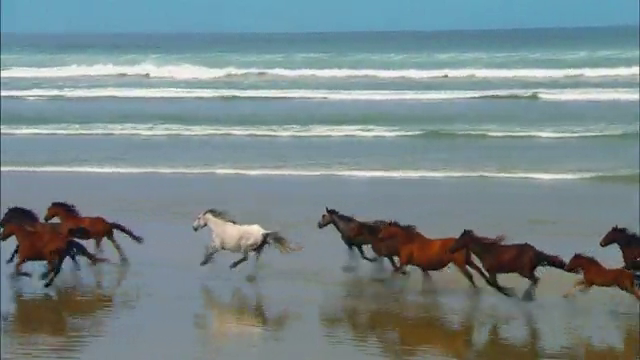
#> input picture frame 90 of _data/s01e01/Wildlife.mp4, 640 x 360 px, given in place of the camera
$ python ipc_s01e01.py
#> lines starting #> are read from the running program, lines starting #| are printed output that depends on the picture; after the words box and inside, x2 and y2 are one past the last pixel; in counts of white or black regions, pixels touching at a corner belong together
import cv2
from matplotlib import pyplot as plt


def ex_0():
    cap = cv2.VideoCapture(0)  # open the default camera

    key = ord('a')
    while key != ord('q'):
        # Capture frame-by-frame
        ret, frame = cap.read()
#> frame is the input picture: shape (360, 640, 3); mean B, G, R 138.9, 136.4, 120.5

        # Our operations on the frame comes here
        # Convert RGB image to grayscale
        img_gray = cv2.cvtColor(frame, cv2.COLOR_BGR2GRAY)
        # Blur the image
        img_filtered = cv2.GaussianBlur(img_gray, (7, 7), 1.5)
        # Detect edges on the blurred image
        img_edges = cv2.Canny(img_filtered, 0, 30, 3)
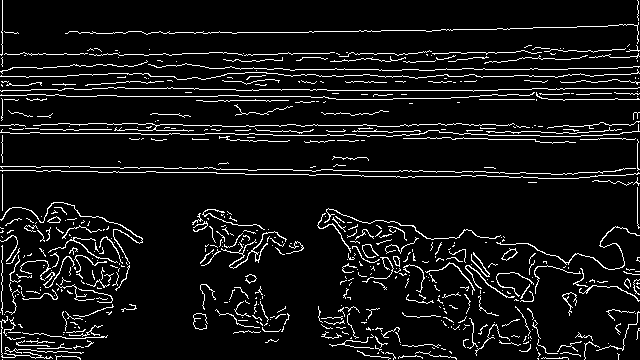
#> img_edges: shape (360, 640); 7.7% white in thin lines or dots

        # Display the result of our processing
        cv2.imshow('result', img_edges)
        # Wait a little (30 ms) for a key press - this is required to refresh the image in our window
        key = cv2.waitKey(30)
#> (key q is pressed here)

    # When everything done, release the capture
    cap.release()
    # and destroy created windows, so that they are not left for the rest of the program
    cv2.destroyAllWindows()


def ex_1():
    # TODO 1
    img_from_file = cv2.imread('../_data/no_idea.jpg', cv2.IMREAD_GRAYSCALE)
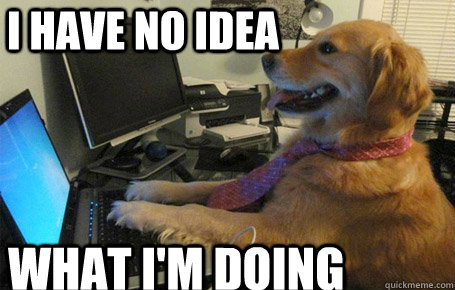
#> input picture _data/no_idea.jpg, 455 x 290 px
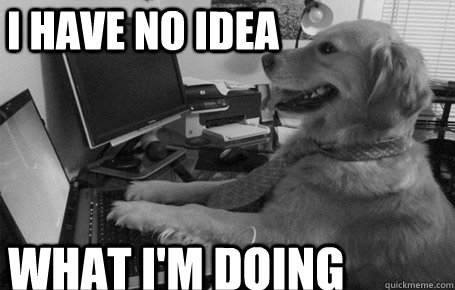
#> img_from_file: shape (290, 455); min 0, max 255, mean 103.4
    cv2.imshow('img_from_file', img_from_file)
    cv2.waitKey(0)
    cv2.imwrite('../_data/no_idea_grayscale.png', img_from_file)
    cv2.destroyAllWindows()


def ex_2():
    img_color = cv2.imread('../_data/no_idea.jpg', cv2.IMREAD_COLOR)
#> img_color is the input picture: shape (290, 455, 3); mean B, G, R 90.8, 103.5, 108
    img_grayscale = cv2.imread('../_data/no_idea.jpg', cv2.IMREAD_GRAYSCALE)

    # TODO 2
    print(f'Color image parameters: {img_color.shape}')
#| Color image parameters: (290, 455, 3)
    print(f'Grayscale image parameters: {img_grayscale.shape}')
#| Grayscale image parameters: (290, 455)

    print(f'Pixel (220, 270) value - color: {img_color[220, 270]} , grayscale: {img_grayscale[220, 270]}')
#| Pixel (220, 270) value - color: [ 56  78 106] , grayscale: 84

    cv2.imshow('img_color', img_color)
    cv2.imshow('img_grayscale', img_grayscale)
    _ = cv2.waitKey(0)
#> (key q is pressed here)
    cv2.destroyAllWindows()

    # TODO 3
    head = img_color[10:120, 250:420]
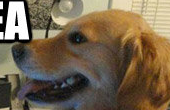
#> head: shape (110, 170, 3); mean B, G, R 77, 100.1, 116.8
    img_with_head = img_color.copy()
    img_with_head[60:170, 50:220] = head
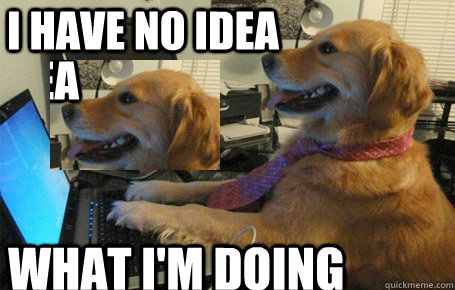
#> img_with_head: shape (290, 455, 3); 14.17% of pixels changed, all inside (x1, y1, x2, y2) = (50, 60, 220, 170)

    cv2.imshow('head', head)
    cv2.imshow('img_with_head', img_with_head)
    _ = cv2.waitKey(0)
#> (key q is pressed here)
    cv2.destroyAllWindows()

    # TODO 4
    cv2.imshow('img_color', img_color)
    cv2.waitKey(1)

    # Convert image to RGB for correct Matplotlib display
    img_rgb = cv2.cvtColor(img_color, cv2.COLOR_BGR2RGB)

    plt.figure(figsize=(10, 5))
    plt.subplot(1, 2, 1)
    plt.imshow(img_color)
    plt.title('BGR (Incorrect)')
    plt.xticks([]), plt.yticks([])

    plt.subplot(1, 2, 2)
    plt.imshow(img_rgb)
    plt.title('RGB (Correct)')
    plt.xticks([]), plt.yticks([])
    plt.tight_layout()

    plt.show()
#> figure, not shown here; B, G, R data is drawn as R, G, B
    cv2.destroyAllWindows()

    # TODO 5
    img_bgr = cv2.imread('../_data/s01e01/AdditiveColor.png', cv2.IMREAD_COLOR)
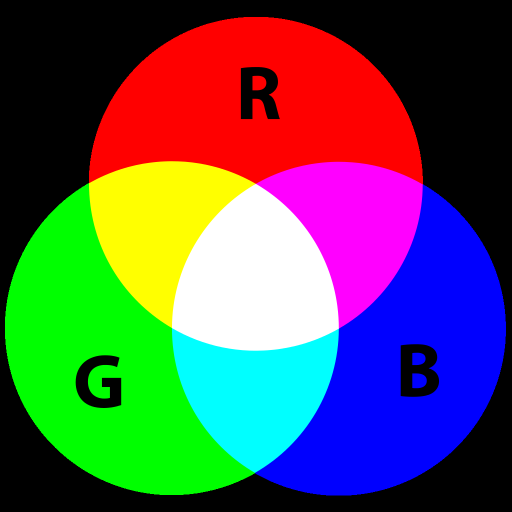
#> input picture _data/s01e01/AdditiveColor.png, 1024 x 1024 px (shown at 1/2 size)
#> img_bgr is the input picture: shape (1024, 1024, 3); mean B, G, R 83.8, 83.9, 83.9
    img_bgr = cv2.resize(img_bgr, (0, 0), fx=0.5, fy=0.5)
#> img_bgr: shape (512, 512, 3)

    b, g, r = cv2.split(img_bgr)
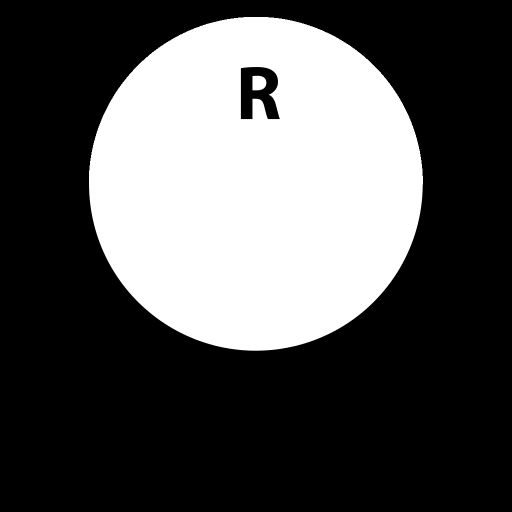
#> r: shape (512, 512); min 0, max 255, mean 83.9

    cv2.imshow('img_bgr', img_bgr)
    cv2.imshow('b', b)
    cv2.imshow('g', g)
    cv2.imshow('r', r)

    _ = cv2.waitKey(0)
#> (key q is pressed here)
    cv2.destroyAllWindows()


def ex_3():
    # TODO 6
    cap = cv2.VideoCapture(0)

    key = ord(' ')
    # NOTE(MF): thanks to the way key variable is initialized we do not need to load one frame before the loop
    while key != ord('q'):
        if key == ord(' '):
            _, frame = cap.read()
            cv2.imshow('video_frame', frame)
        key = cv2.waitKey(10)
#> (key q is pressed here)

    cap.release()
    cv2.destroyAllWindows()

    # TODO 7
    cap = cv2.VideoCapture('../_data/s01e01/Wildlife.mp4')

    key = ord(' ')
    ret = True
    while key != ord('q') and ret:
        if key == ord(' '):
            ret, frame = cap.read()
            if ret:
                cv2.imshow('video_frame', frame)
            else:
                print('End of video file!')
        key = cv2.waitKey(10)
#> (key q is pressed here)

    cap.release()
    cv2.destroyAllWindows()


if __name__ == '__main__':
    ex_0()
    ex_1()
    ex_2()
    ex_3()

$ run again, starting later in the video
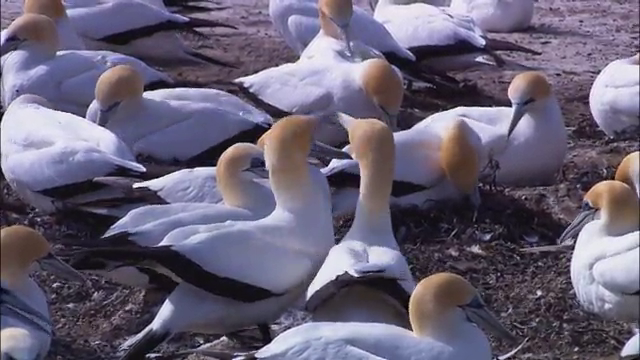
#> input picture frame 405 of _data/s01e01/Wildlife.mp4, 640 x 360 px, given in place of the camera
#> in ex_0, frame is the input picture: shape (360, 640, 3); mean B, G, R 117.2, 97.2, 104.3
#> img_edges: shape (360, 640); 14.9% white in thin lines or dots
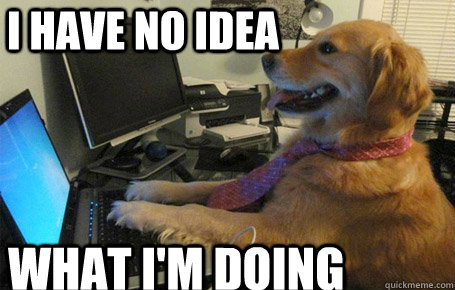
#> input picture _data/no_idea.jpg, 455 x 290 px
#> in ex_2, img_color is the input picture: shape (290, 455, 3); mean B, G, R 90.8, 103.5, 108
#| Color image parameters: (290, 455, 3)
#| Grayscale image parameters: (290, 455)
#| Pixel (220, 270) value - color: [ 56  78 106] , grayscale: 84
#> img_with_head: shape (290, 455, 3); 14.17% of pixels changed, all inside (x1, y1, x2, y2) = (50, 60, 220, 170)
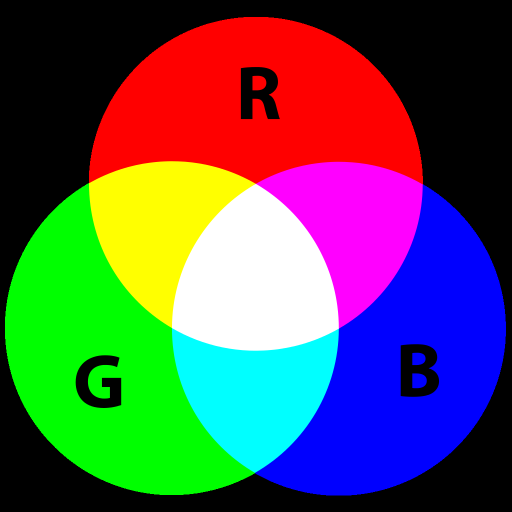
#> input picture _data/s01e01/AdditiveColor.png, 1024 x 1024 px (shown at 1/2 size)
#> in ex_2, img_bgr is the input picture: shape (1024, 1024, 3); mean B, G, R 83.8, 83.9, 83.9
#> img_bgr: shape (512, 512, 3)

$ run again, starting later in the video
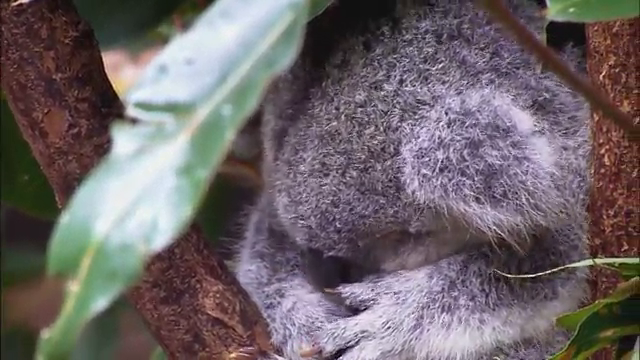
#> input picture frame 721 of _data/s01e01/Wildlife.mp4, 640 x 360 px, given in place of the camera
#> in ex_0, frame is the input picture: shape (360, 640, 3); mean B, G, R 104.4, 101.1, 110.2
#> img_edges: shape (360, 640); 17.9% white in thin lines or dots
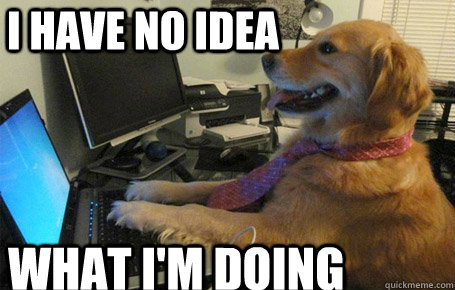
#> input picture _data/no_idea.jpg, 455 x 290 px
#> in ex_2, img_color is the input picture: shape (290, 455, 3); mean B, G, R 90.8, 103.5, 108
#| Color image parameters: (290, 455, 3)
#| Grayscale image parameters: (290, 455)
#| Pixel (220, 270) value - color: [ 56  78 106] , grayscale: 84
#> img_with_head: shape (290, 455, 3); 14.17% of pixels changed, all inside (x1, y1, x2, y2) = (50, 60, 220, 170)
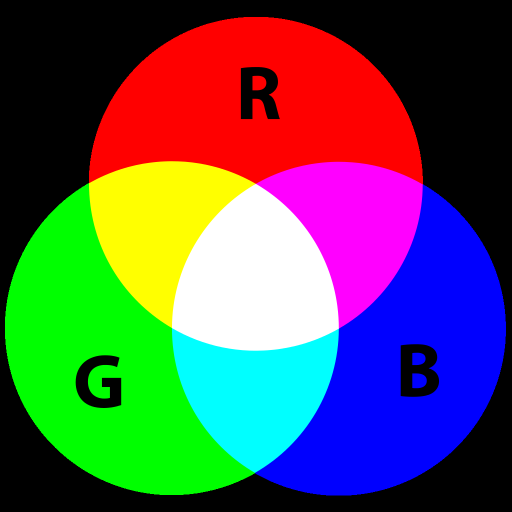
#> input picture _data/s01e01/AdditiveColor.png, 1024 x 1024 px (shown at 1/2 size)
#> in ex_2, img_bgr is the input picture: shape (1024, 1024, 3); mean B, G, R 83.8, 83.9, 83.9
#> img_bgr: shape (512, 512, 3)
